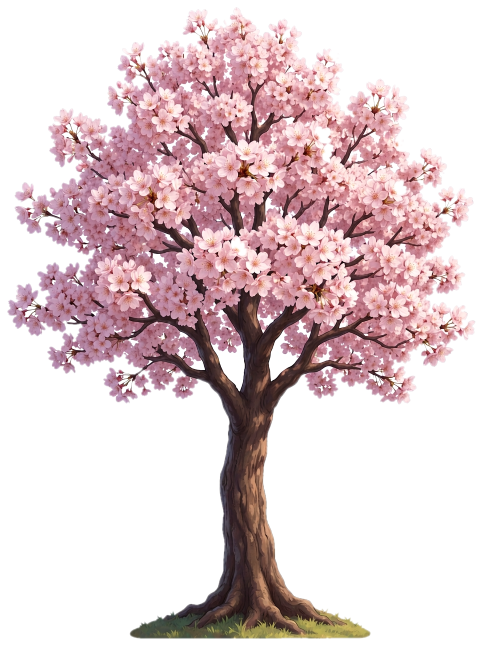
#> input picture assets/models/sakura/standee-src/sakura-tree-1.png, 965 x 1292 px (shown at 1/2 size)
$ python key-out-standee.py ../assets/models/sakura/standee-src/sakura-tree-1.png ../assets/models/sakura/standee-src/sakura-tree-2.png 5
#> lines starting #> are read from the running program, lines starting #| are printed output that depends on the picture; after the words box and inside, x2 and y2 are one past the last pixel; in counts of white or black regions, pixels touching at a corner belong together
"""
把纯白/纯色背景的立绘抠成透明 PNG（边缘连通洪泛，保护主体内部浅色）。
纯 PIL 实现，不依赖 numpy/scipy（venv 装 scipy 太慢，网络受限环境直接用这个）。
用法: python key-out-standee.py <in.png> <out.png>
"""
import sys
from PIL import Image, ImageFilter, ImageDraw

def main(src, dst, thresh=238, inner_area=2500):
#> called with thresh = 238, inner_area = 5
    im = Image.open(src).convert("RGB")
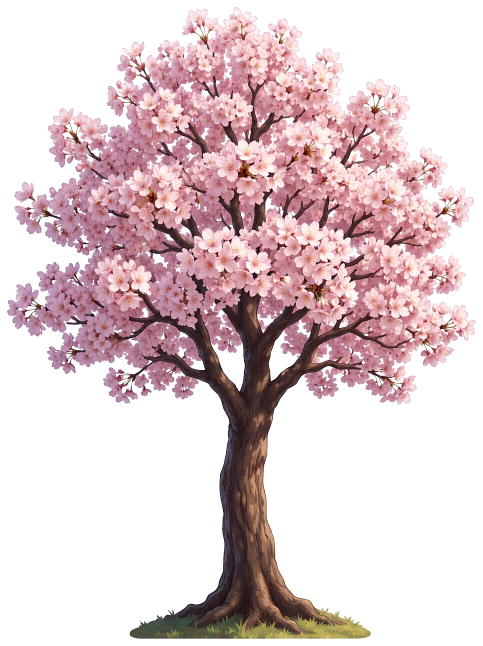
#> im: PIL image 965x1292 RGB (shown at 1/2 size); mean R, G, B 222.1, 202.4, 205.1
    w, h = im.size
#> w = 965; h = 1292

    # 近白掩码：近白=255，其他=0
    gray = im.convert("L")
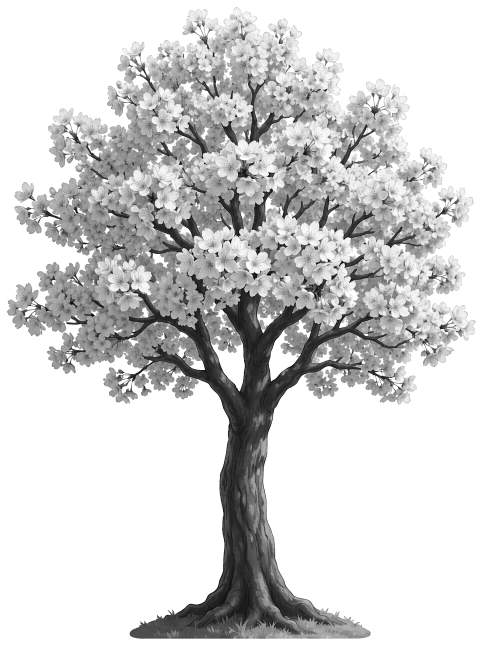
#> gray: PIL image 965x1292 L (shown at 1/2 size); min 0, max 255, mean 208.6
    mask = gray.point(lambda v: 255 if v >= thresh else 0)
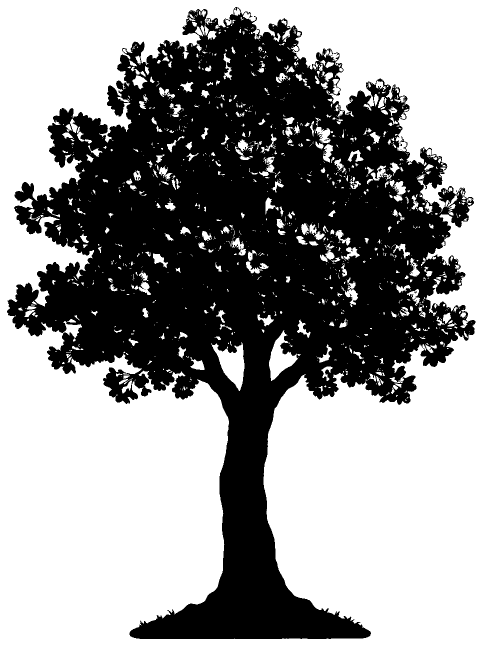
#> mask: PIL image 965x1292 L (shown at 1/2 size); 58.1% white; 60 black regions (58 under 20 px), largest, box (x1, y1, x2, y2) and area: (14, 14, 951, 1278) 522754, (757, 337, 764, 343) 25

    # 从 4 角 + 4 边中点 floodfill：与边缘连通的近白区域 255 -> 128
    # 只剔除与边缘连通的背景，主体内部的浅色（念珠、铃铛）不受影响
    seeds = [(0, 0), (w - 1, 0), (0, h - 1), (w - 1, h - 1),
             (w // 2, 0), (w // 2, h - 1), (0, h // 2), (w - 1, h // 2)]
    for s in seeds:
        if mask.getpixel(s) == 255:
            ImageDraw.floodfill(mask, s, 128, thresh=30)
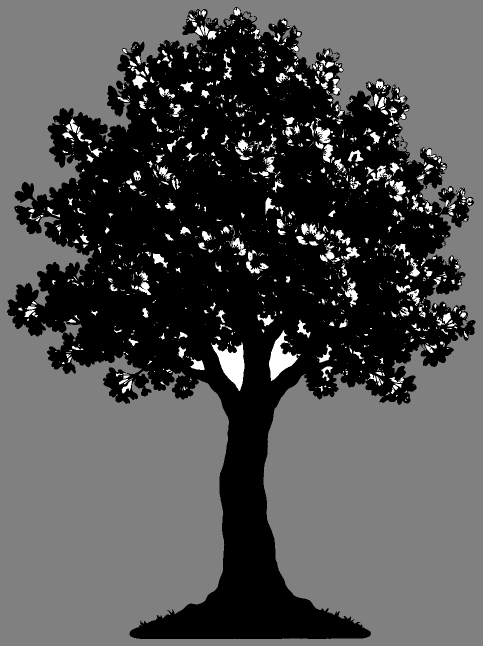
#> mask: PIL image 965x1292 L (shown at 1/2 size); min 0, max 255, mean 79.3

    # 128 = 边缘背景已剔除。剩余 255 里还混着两种东西：
    #   - 主体内部的大块镂空白（两腿之间的楔形等）→ 也要透明
    #   - 主体浅色小件（骷髅念珠等）→ 必须保留
    # 用"逐块 fill + 面积判断"区分：每发现一块 255 区域就 fill 成递增标记值，
    # histogram 算出各块面积，大块(>2500px)判为镂空、小块保留。
    hist = mask.histogram()
#> hist = 256 values, max 675289 at index 128, min 0 at index 1, mean 4870.2
    marks = {}
    next_mark = 100
    for y in range(0, h, 12):
        for x in range(0, w, 12):
            if mask.getpixel((x, y)) == 255:
                before = mask.histogram()[255]
                ImageDraw.floodfill(mask, (x, y), next_mark, thresh=0)
                after = mask.histogram()[255]
                marks[next_mark] = before - after
                next_mark += 1
                if next_mark > 250:
                    break
#> after the loop, marks = 174 items; next_mark = 274
    # LUT：背景(128 或大块标记) -> 0，其余 -> 255
    lut = [255] * 256
    lut[128] = 0
    for v, area in marks.items():
        if area > inner_area:
            lut[v] = 0
#> this loop made 174 passes
#> area on passes 1 to 3: 75, 134, 151
#> after the loop, lut = 256 values, max 255 at index 0, min 0 at index 100, mean 114.6
    alpha = mask.point(lut)
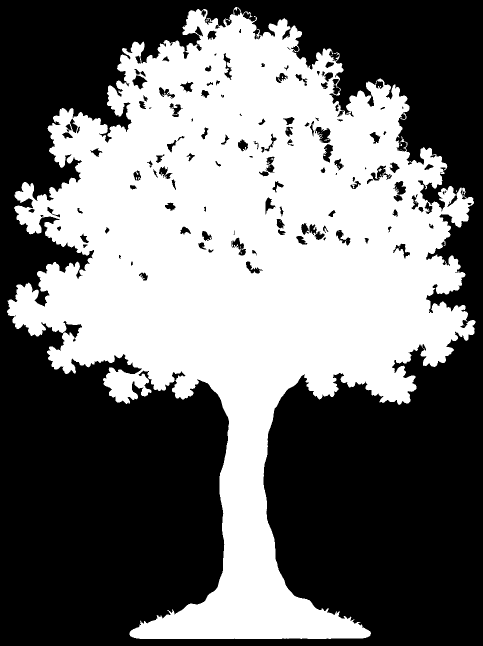
#> alpha: PIL image 965x1292 L (shown at 1/2 size); 44.4% white; 38 white regions (36 under 20 px), largest, box (x1, y1, x2, y2) and area: (14, 14, 951, 1278) 553348, (757, 337, 764, 343) 25
    # 边缘羽化：收一档 + 轻微模糊，抗白边
    alpha = alpha.filter(ImageFilter.MinFilter(3)).filter(ImageFilter.GaussianBlur(1.2))
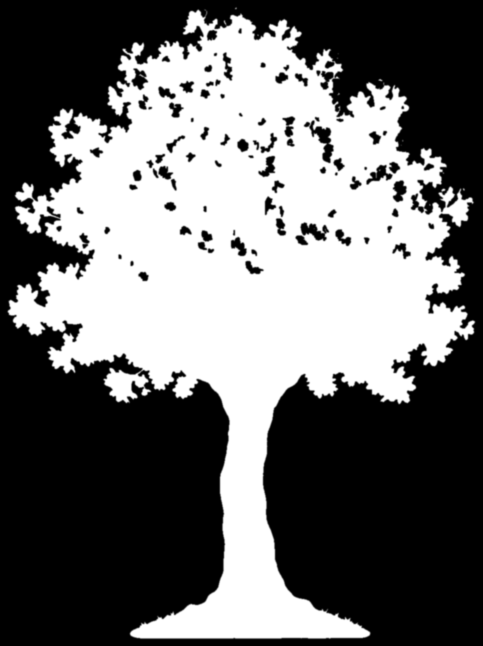
#> alpha: PIL image 965x1292 L (shown at 1/2 size); min 0, max 255, mean 108

    out = im.convert("RGBA")
    out.putalpha(alpha)

    # 裁到主体包围盒 + 12px 边距
    bbox = alpha.getbbox()
#> bbox = (12, 12, 953, 1280)
    if bbox:
        l, t, r, b = bbox
#> l = 12; t = 12; r = 953; b = 1280
        pad = 12
        l, t = max(0, l - pad), max(0, t - pad)
#> l = 0; t = 0
        r, b = min(w, r + pad), min(h, b + pad)
#> r = 965; b = 1292
        out = out.crop((l, t, r, b))
    out.save(dst)
    print("saved:", dst, out.size)
#| saved: ../assets/models/sakura/standee-src/sakura-tree-2.png (965, 1292)

if __name__ == "__main__":
    # 可选第三参：内部白区面积阈值（默认 2500；樱花树这类枝间空隙多的用小值如 400）
    ia = int(sys.argv[3]) if len(sys.argv) > 3 else 2500
    main(sys.argv[1], sys.argv[2], inner_area=ia)
